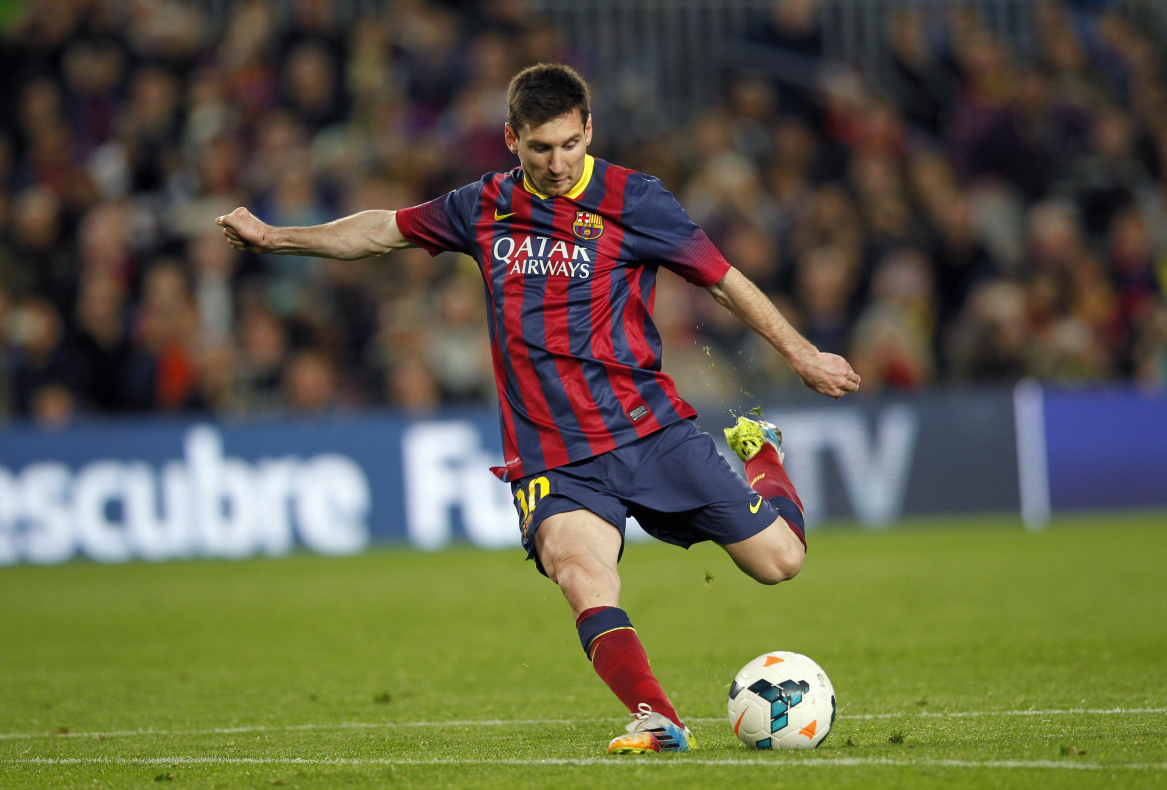
#> input picture python/imgs/messi.jpg, 3500 x 2370 px (shown at 1/3 size)
$ python handling_histograms.py
#> lines starting #> are read from the running program, lines starting #| are printed output that depends on the picture
'''

TITLE:
   Handling Image Histograms (Simple and Cumulative)

DESCRIPTION:
   Use of the main OpenCV histogram features, emphasizing the
   possibility of generating the simple and accumulated graphs

VERSION:
   Author: Leonardo Godói (eng.leonardogodoi@gmail.com)
   Creation date: 14-September-2018

REVISION HISTORY:
   V1.0 | 14-September-2018 | Leonardo Godói | Creation

'''

# -------------------------------------------------------------
# -------------------------------------------------------------
# -------------------------------------------------------------

# Importing package for computer vision with Python
import cv2 as cv

# Importing package for scientific computing with Python
import numpy as np

# Importing package for plotting graphics
from matplotlib import pyplot as plt

# Importing the image in grayscale to be processed and resizing it
img = cv.imread('imgs/messi.jpg', 0)
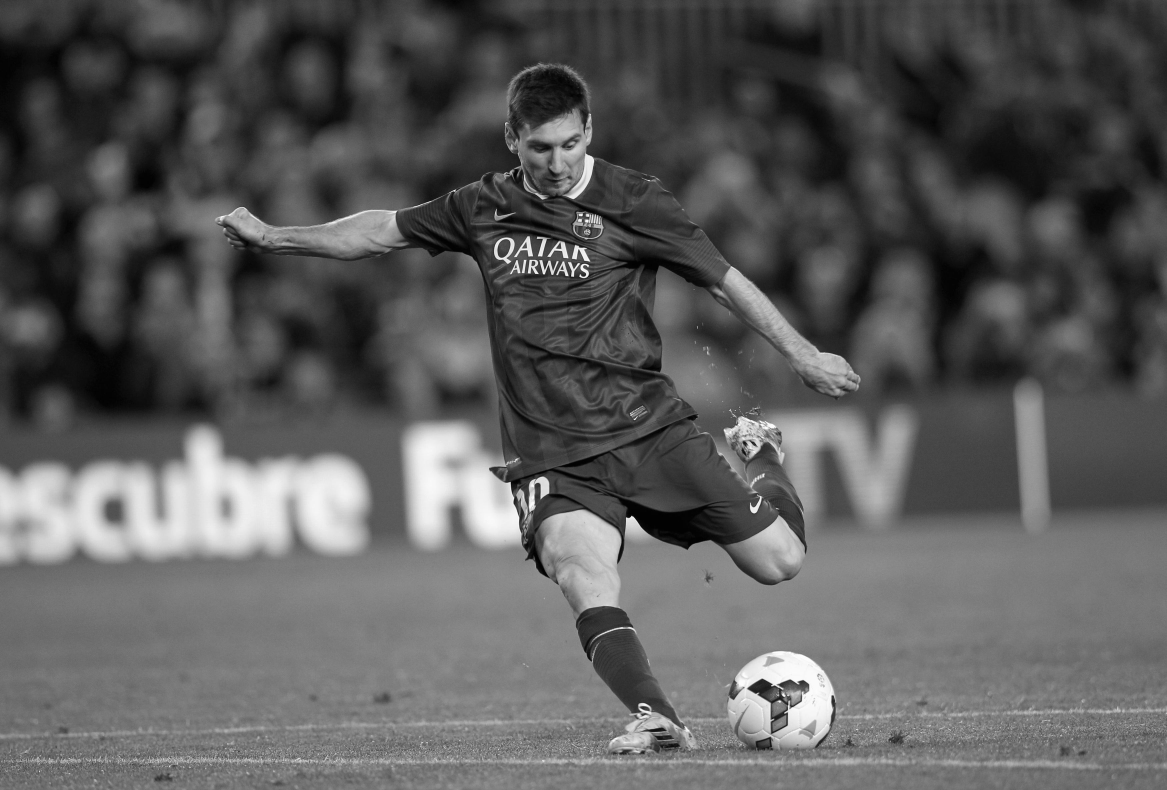
#> img: shape (2370, 3500) (shown at 1/3 size); min 0, max 255, mean 91.5
img_original = cv.resize(img, (0, 0), fx=0.5, fy=0.5)

# Applying equalization in the histogram
img_equalized = cv.equalizeHist(img_original)
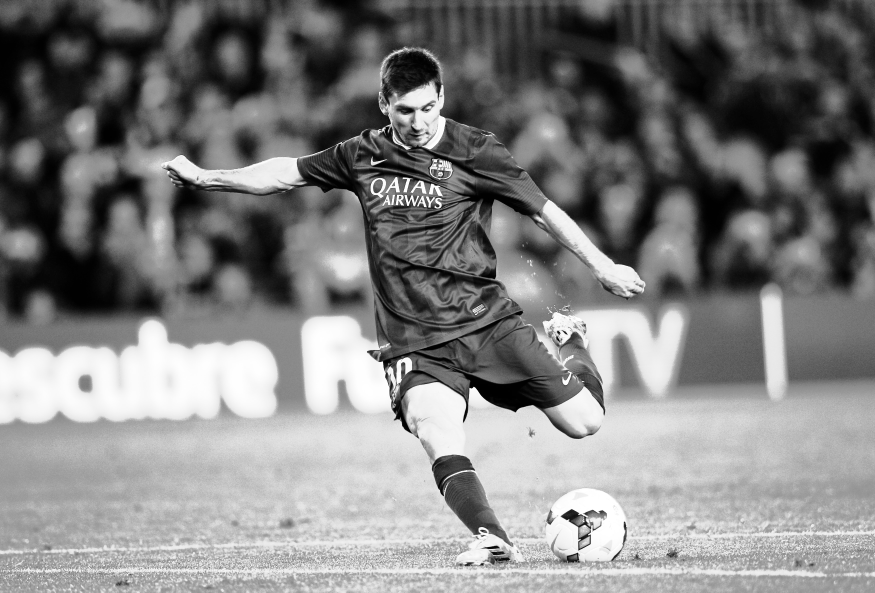
#> img_equalized: shape (1185, 1750) (shown at 1/2 size); min 0, max 255, mean 128.4

# Plotting before and after graphics of histogram
plt.hist(img_original.ravel(),256,[0,256], color='red', label='Original')
plt.legend()
plt.show()
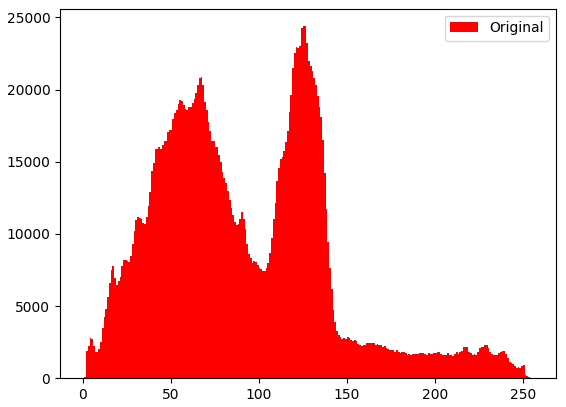
#> figure drawn by matplotlib, 1 panel; tallest bar 24392 high, from x = 125 to 126
plt.hist(img_equalized.ravel(),256,[0,256], color='green', label='equalizada')
plt.legend()
plt.show()
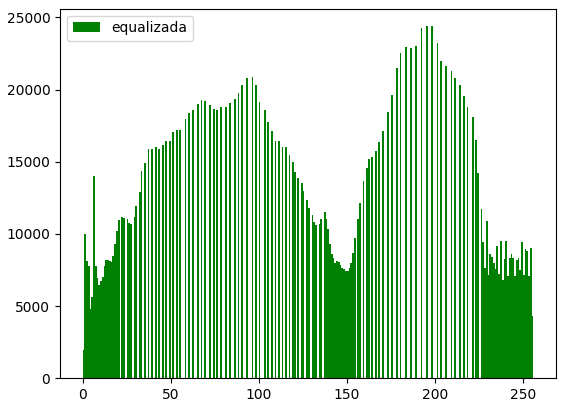
#> figure drawn by matplotlib, 1 panel; tallest bar 24392 high, from x = 195 to 196

# Plotting before and after graphics of cumulative histogram
plt.hist(img_original.ravel(),256,[0,256], color='red', label='Original', cumulative=True)
plt.legend()
plt.show()
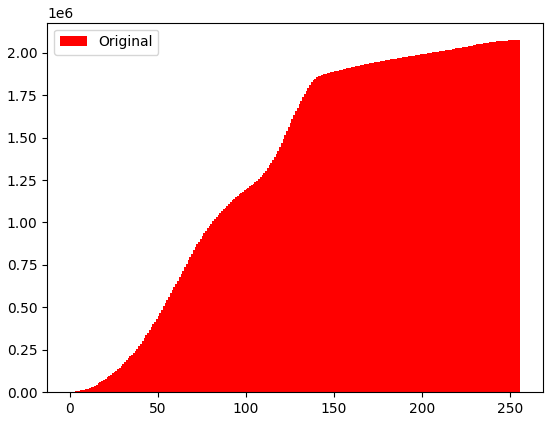
#> figure drawn by matplotlib, 1 panel; tallest bar 2073750 high, from x = 255 to 256
plt.hist(img_equalized.ravel(),256,[0,256], color='green', label='equalizada', cumulative=True)
plt.legend()
plt.show()
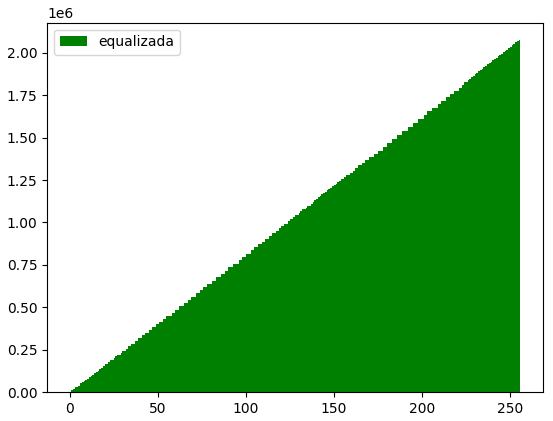
#> figure drawn by matplotlib, 1 panel; tallest bar 2073750 high, from x = 255 to 256

# Saving original and equalized images side by side for comparison
img_original_equalized = np.hstack((img_original, img_equalized))
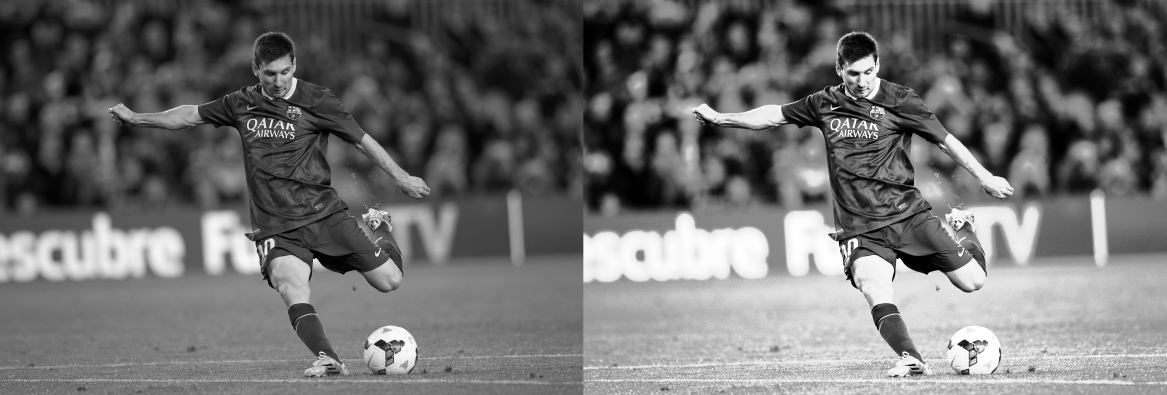
#> img_original_equalized: shape (1185, 3500) (shown at 1/3 size); min 0, max 255, mean 110
cv.imwrite('imgs/messi_original_equalized.jpg', img_original_equalized)

# -------------------------------------------------------------
# -------------------------------------------------------------
# -------------------------------------------------------------
